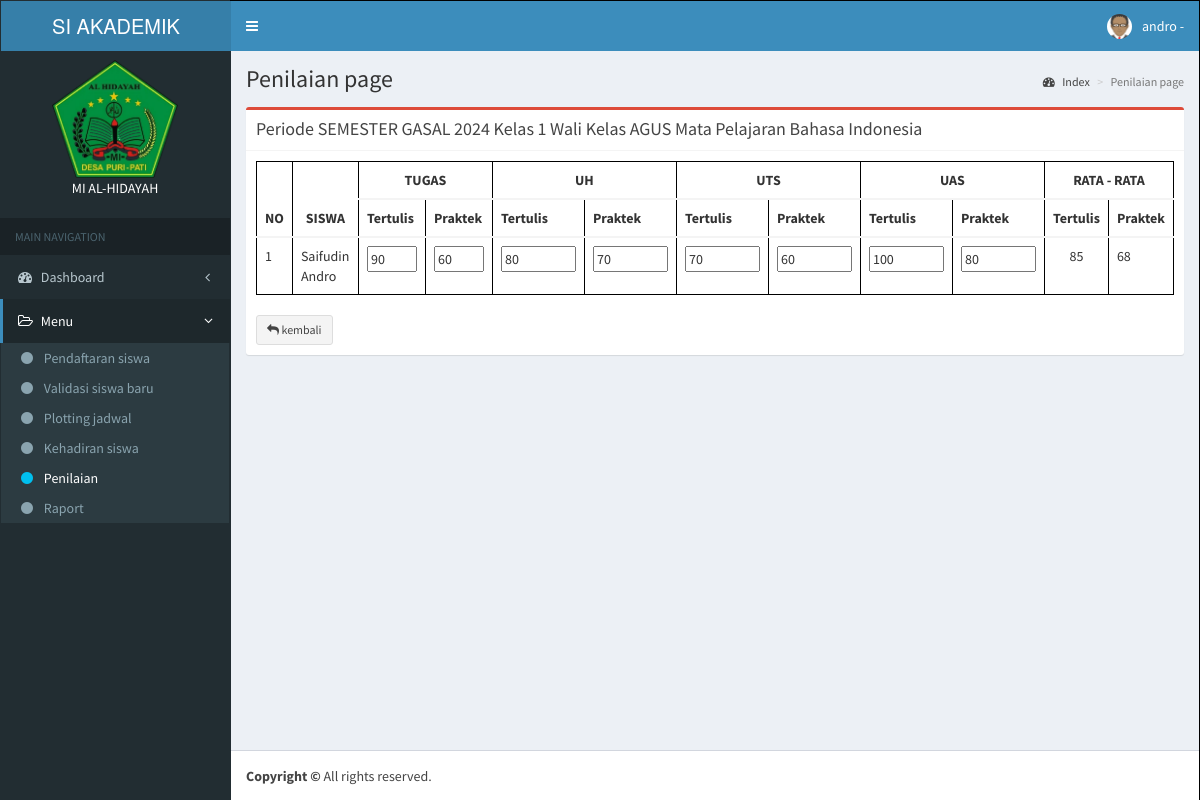
Screenshot of /app/penilaian/siswa.php?id_periode=1&id_kelas=3&id_mapel=2 (signed in) with the database file from the repository.
### tables this page shows
CREATE TABLE `periode` (
  `id_periode` int(11) NOT NULL,
  `nm_periode` varchar(50) DEFAULT NULL,
  `status_periode` enum('Aktif','Non Aktif') DEFAULT NULL
);

CREATE TABLE `kelas` (
  `id_kelas` int(11) NOT NULL,
  `id_guru` int(11) DEFAULT NULL,
  `nm_kelas` varchar(50) DEFAULT NULL,
  `tingkatan` int(11) DEFAULT NULL
);

CREATE TABLE `guru` (
  `id_guru` int(11) NOT NULL,
  `nip` varchar(50) DEFAULT NULL,
  `id_user` int(11) DEFAULT NULL,
  `nm_guru` varchar(50) DEFAULT NULL,
  `no_guru` varchar(50) DEFAULT NULL,
  `jk_guru` enum('Laki-Laki','Perempuan') DEFAULT NULL,
  `alamat_guru` text DEFAULT NULL,
  `foto_guru` blob DEFAULT NULL
);

CREATE TABLE `mapel` (
  `id_mapel` int(11) NOT NULL,
  `id_guru` int(11) DEFAULT NULL,
  `nm_mapel` varchar(50) DEFAULT NULL
);

CREATE TABLE `plotting_jadwal` (
  `id_plotting` int(11) NOT NULL,
  `id_siswa` int(11) DEFAULT NULL,
  `id_kelas` int(11) DEFAULT NULL,
  `id_mapel` int(11) DEFAULT NULL,
  `id_periode` int(11) DEFAULT NULL,
  `hari` varchar(10) DEFAULT NULL,
  `jam_awal` time DEFAULT NULL,
  `jam_akhir` time DEFAULT NULL
);

CREATE TABLE `siswa` (
  `id_siswa` int(11) NOT NULL,
  `nis` varchar(50) DEFAULT NULL,
  `id_user` int(11) DEFAULT NULL,
  `nm_siswa` varchar(50) DEFAULT NULL,
  `jk_siswa` enum('Laki-Laki','Perempuan') DEFAULT NULL,
  `alamat_siswa` text DEFAULT NULL,
  `nm_orang_tua` varchar(50) DEFAULT NULL,
  `foto_siswa` blob DEFAULT NULL,
  `status` enum('aktif','tidak aktif','lulus') DEFAULT NULL
);

CREATE TABLE `penilaian` (
  `id_penilaian` int(11) NOT NULL,
  `id_plotting` int(11) DEFAULT NULL,
  `jenis_penilaian` varchar(100) DEFAULT NULL,
  `nilai` int(11) DEFAULT NULL,
  `nilai_praktek` int(11) DEFAULT NULL
);

### config/config.php (called while the page is built, shortened)
<?php
function Url_web(){
    $xplode = explode("/", $_SERVER['REQUEST_URI']);
    return $xplode[1];
}
$defaul_uri = "/".Url_web();
$url = "http://".$_SERVER['SERVER_NAME'].":".$_SERVER['SERVER_PORT'].$defaul_uri;
function DB(){
    return ["localhost", "root", "", "vinka"];
}
function QueryManyData($sql){
    $conn = new mysqli(DB()[0], DB()[1], DB()[2], DB()[3]);
    $result = $conn->query($sql);
    return $result;
}
function QueryOnedata($sql){
    $conn = new mysqli(DB()[0], DB()[1], DB()[2], DB()[3]);
    $result = $conn->query($sql);
    return $result;
}

### app/penilaian/siswa.php (the view, shortened to what this page needs)
<?php include_once '../template/header.php'; ?>
<?php include_once '../template/navbar.php'; ?>
<?php include_once '../template/sidebar.php';
$periode = QueryOnedata('SELECT * FROM periode WHERE id_periode = ' . $_GET['id_periode'] . '')->fetch_assoc();
$kelas = QueryOnedata('SELECT * FROM kelas WHERE id_kelas = ' . $_GET['id_kelas'] . '')->fetch_assoc();
$mapel = QueryOnedata('SELECT * FROM mapel WHERE id_mapel = ' . $_GET['id_mapel'] . '')->fetch_assoc();
$guru = QueryOnedata('SELECT * FROM guru WHERE id_guru = ' . $kelas['id_guru'] . '')->fetch_assoc();
?>
<div class='content-wrapper'>
    <section class='content-header'>
        <h1>Penilaian page
        </h1>
        <ol class='breadcrumb'>
            <li><a href='#'><i class='fa fa-dashboard'></i> Index</a></li>
            <li class='active'>Penilaian page</li>
        </ol>
    </section>
    <section class='content'>
        <div class="box box-danger">
            <div class="box-header with-border">
                <h3 class="box-title">Periode <?= $periode['nm_periode'] ?> Kelas <?= $kelas['nm_kelas'] ?> Wali Kelas <?= $guru['nm_guru'] ?> Mata Pelajaran <?= $mapel['nm_mapel'] ?></h3>
            </div>
            <div class="box-body">
                <table class="table">
                    <thead>
                        <tr class="text-center">
                            <th class="text-center" rowspan="2">NO</th>
                            <th class="text-center" rowspan="2">SISWA</th>
                            <th class="text-center" colspan="2">TUGAS</th>
                            <th class="text-center" colspan="2">UH</th>
                            <th class="text-center" colspan="2">UTS</th>
                            <th class="text-center" colspan="2">UAS</th>
                            <th class="text-center" colspan="2">RATA - RATA </th>
                        </tr>
                        <tr>
                            <th>Tertulis</th>
                            <th>Praktek</th>
                            <th>Tertulis</th>
                            <th>Praktek</th>
                            <th>Tertulis</th>
                            <th>Praktek</th>
                            <th>Tertulis</th>
                            <th>Praktek</th>
                            <th>Tertulis</th>
                            <th>Praktek</th>
                        </tr>
                    </thead>
                    <tbody>
                        <?php
                        $query_mapel = "SELECT * FROM mapel";
                        if ($_SESSION['level'] == 'Guru') {
                            $gurux = QueryOnedata("SELECT * FROM guru WHERE id_user = " . $_SESSION['id_user'] . " ")->fetch_assoc();
                            $query_mapel = "SELECT plotting_jadwal.id_plotting, plotting_jadwal.id_siswa, mapel.nm_mapel, mapel.id_mapel FROM plotting_jadwal
                            JOIN mapel ON plotting_jadwal.id_mapel = mapel.id_mapel
                            WHERE plotting_jadwal.id_periode = " . $_GET['id_periode'] . "
                            AND plotting_jadwal.id_kelas = " . $kelas['id_kelas'] . "
                            AND mapel.id_guru = " . $gurux['id_guru'] . "
                            GROUP BY plotting_jadwal.id_siswa
                            ";
                        } else if ($_SESSION['level'] == 'Orang Tua') {
                            $siswa = QueryOnedata("SELECT * FROM siswa WHERE id_user = " . $_SESSION['id_user'] . " ")->fetch_assoc();
                            $query_mapel = "SELECT plotting_jadwal.id_plotting, plotting_jadwal.id_siswa, mapel.nm_mapel, mapel.id_mapel FROM plotting_jadwal
                            JOIN mapel ON plotting_jadwal.id_mapel = mapel.id_mapel
                            WHERE plotting_jadwal.id_periode = " . $_GET['id_periode'] . "
                            AND plotting_jadwal.id_kelas = " . $kelas['id_kelas'] . "
                            AND plotting_jadwal.id_siswa = " . $siswa['id_siswa'] . "
                            GROUP BY plotting_jadwal.id_siswa
                            ";
                        }
                        $no = 1;
                        foreach (QueryManyData($query_mapel) as $row) {
                            $siswa = QueryOnedata("SELECT * FROM siswa WHERE id_siswa = " . $row['id_siswa'] . " ")->fetch_assoc();
                        ?>
                            <tr>
                                <td>
                                    <form action="<?= $url ?>/aksi/penilaian.php" method="POST" enctype="multipart/form-data">
                                        <?= $no++ ?>
                                </td>
                                <td><?= $siswa['nm_siswa'] ?>
                                </td>
                                <td>
                                    <?php
                                    $tugas = 0;
                                    $tugas_praktek = 0;
                                    $plotting = "SELECT id_plotting FROM plotting_jadwal WHERE id_siswa = " . $row['id_siswa'] . " AND id_kelas = " . $kelas['id_kelas'] . " AND id_periode = " . $_GET['id_periode'] . " ";
                                    $check_penilaian_tugas = "SELECT * FROM penilaian WHERE id_plotting = " . QueryOnedata($plotting)->fetch_assoc()['id_plotting'] . " AND jenis_penilaian = 'tugas' ";
                                    if (QueryOnedata($check_penilaian_tugas)->num_rows > 0) {
                                        $tugas = QueryOnedata($check_penilaian_tugas)->fetch_assoc()['nilai'];
                                        $tugas_praktek = QueryOnedata($check_penilaian_tugas)->fetch_assoc()['nilai_praktek'];
                                    }
                                    ?>
                                    <input type="number" name="tugas[]" value="<?= $tugas ?>" min="0" max="100" id="" style="width:50px;">
                                </td>
                                <td>
                                    <input type="number" name="tugas_praktek[]" value="<?= $tugas_praktek ?>" min="0" max="100" id="" style="width:50px;">
                                </td>
                                <td>
                                    <?php
                                    $uh = 0;
                                    $uh_praktek = 0;
                                    $check_penilaian_uh = "SELECT * FROM penilaian WHERE id_plotting = " . QueryOnedata($plotting)->fetch_assoc()['id_plotting'] . " AND jenis_penilaian = 'uh' ";
                                    if (QueryOnedata($check_penilaian_uh)->num_rows > 0) {
                                        $uh = QueryOnedata($check_penilaian_uh)->fetch_assoc()['nilai'];
                                        $uh_praktek = QueryOnedata($check_penilaian_uh)->fetch_assoc()['nilai_praktek'];
                                    }
                                    ?>
                                    <input display="width:50px;" type="number" name="uh[]" value="<?= $uh ?>" min="0" max="100" id="">
                                </td>
                                <td>
                                    <input display="width:50px;" type="number" name="uh_praktek[]" value="<?= $uh_praktek ?>" min="0" max="100" id="">
                                </td>
                                <td>
                                    <?php
                                    $uts = 0;
                                    $uts_praktek = 0;
                                    $check_penilaian_uts = "SELECT * FROM penilaian WHERE id_plotting = " . QueryOnedata($plotting)->fetch_assoc()['id_plotting'] . " AND jenis_penilaian = 'uts' ";
                                    if (QueryOnedata($check_penilaian_uts)->num_rows > 0) {
                                        $uts = QueryOnedata($check_penilaian_uts)->fetch_assoc()['nilai'];
                                        $uts_praktek = QueryOnedata($check_penilaian_uts)->fetch_assoc()['nilai_praktek'];
                                    }
                                    ?>
                                    <input display="width:50px;" type="number" name="uts[]" value="<?= $uts ?>" min="0" max="100" id="">
                                </td>
                                <td>
                                    <input display="width:50px;" type="number" name="uts_praktek[]" value="<?= $uts_praktek ?>" min="0" max="100" id="">
                                </td>
                                <td>
                                    <?php
                                    $uas = 0;
                                    $uas_praktek = 0;
                                    $check_penilaian_uas = "SELECT * FROM penilaian WHERE id_plotting = " . QueryOnedata($plotting)->fetch_assoc()['id_plotting'] . " AND jenis_penilaian = 'uas' ";
                                    if (QueryOnedata($check_penilaian_uas)->num_rows > 0) {
                                        $uas = QueryOnedata($check_penilaian_uas)->fetch_assoc()['nilai'];
                                        $uas_praktek = QueryOnedata($check_penilaian_uas)->fetch_assoc()['nilai_praktek'];
                                    }
                                    ?>
                                    <input display="width:50px;" type="number" name="uas[]" value="<?= $uas ?>" min="0" max="100" id="">
                                </td>
                                <td>
                                    <input display="width:50px;" type="number" name="uas_praktek[]" value="<?= $uas_praktek ?>" min="0" max="100" id="">
                                </td>
                                <td style="text-align:center;">
                                    <?php
                                    echo round(QueryOnedata("SELECT AVG(nilai) as rata_rata FROM penilaian WHERE id_plotting = " . QueryOnedata($plotting)->fetch_assoc()['id_plotting'] . "")->fetch_assoc()['rata_rata']);
                                    echo " </td><td>";
                                    echo round(QueryOnedata("SELECT AVG(nilai_praktek) as rata_rata FROM penilaian WHERE id_plotting = " . QueryOnedata($plotting)->fetch_assoc()['id_plotting'] . "")->fetch_assoc()['rata_rata']);
                                    ?>
                                </td>
                            </tr>
                        <?php
                        }
                        ?>
                    </tbody>
                </table>
                <br>
                <a href='<?= $url ?>/app/penilaian/periode.php?id_periode=<?= $_GET['id_periode'] ?>&id_kelas=<?= $_GET['id_kelas'] ?>' class='btn btn-default btn-sm '>
                    <i class='fa fa-reply'></i> kembali
                </a>
            </div>
        </div>
    </section>
</div>
<?php include_once '../template/footer.php'; ?>

### app/penilaian/siswa.php (style rules this page uses)
table, thead, body, tr, th, td { border: 1px solid black; }

### rows the page displays
periode: nm_periode "SEMESTER GASAL 2024"
kelas: nm_kelas "1"
guru: nm_guru "AGUS"
mapel: nm_mapel "Bahasa Indonesia"
plotting_jadwal: id_siswa.nm_siswa "Saifudin Andro", id_siswa+id_plotting "90", id_siswa+id_plotting "60", id_siswa+id_plotting "80", id_siswa+id_plotting "70", id_siswa+id_plotting "100", fetch_assoc "85", fetch_assoc "68"

### other values shown
$_SESSION['username'] "andro"
str_replace("_", " ", $data_menu[$sub]) "Pendaftaran siswa"
str_replace("_", " ", $data_menu[$sub]) "Validasi siswa baru"
str_replace("_", " ", $data_menu[$sub]) "Plotting jadwal"
str_replace("_", " ", $data_menu[$sub]) "Kehadiran siswa"
str_replace("_", " ", $data_menu[$sub]) "Penilaian"
str_replace("_", " ", $data_menu[$sub]) "Raport"
